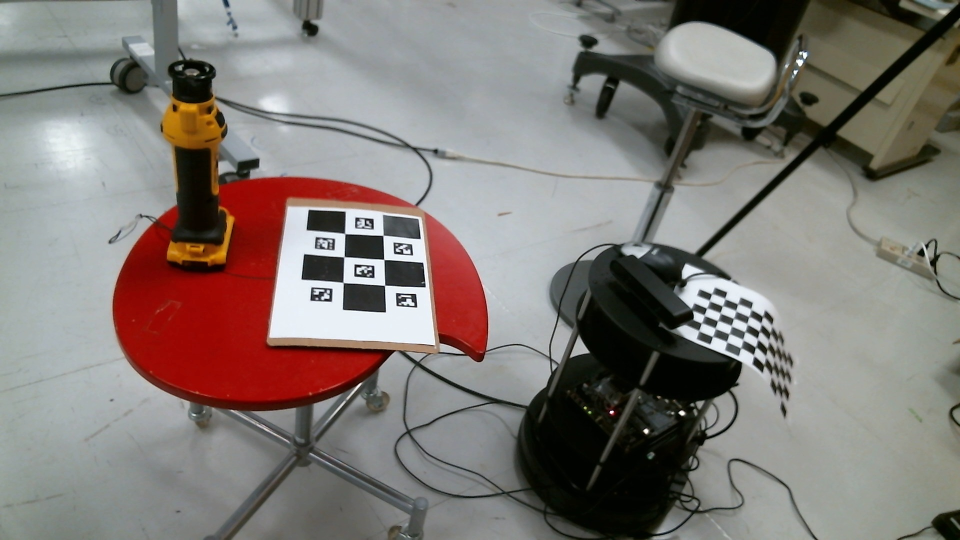
#> input picture Comparing/image/carpet/vertical/left/ToolBlack1.jpg, 1920 x 1080 px, given as the content of the folder omMotion/OpenMVG_OpenMVS/WholePipeline/SmallGreenTool/images, which was not available (shown at 1/2 size)
$ python -i brouillon.py   (imports and definitions only)
#> lines starting #> are read from the running program, lines starting #| are printed output that depends on the picture
'''
    This file contains functions that were meant to be used only once or twice but that are practical enough to be kept just in case
'''

import numpy as np
import cv2
import os
import json
from shutil import copyfile
from input_dir import INPUT_DIR


def really_apply_masks():
    output_dir = os.path.join(INPUT_DIR, '../masked').replace("\\","/")
    if not os.path.exists(output_dir):
        os.mkdir(output_dir)

    for (root_dir, dir_names, file_names) in os.walk(INPUT_DIR):
        nb_jpg = 0
        nb_png = 0
        for file_name in file_names:
            if file_name.endswith('.jpg'):

                image = cv2.imread(os.path.join(INPUT_DIR, file_name).replace("\\","/"))
#> image is the input picture: shape (1080, 1920, 3); mean B, G, R 117.5, 121.8, 128.7
                mask = cv2.imread(os.path.join(INPUT_DIR, file_name.split('.')[0] + '_mask.png').replace("\\","/"), 0)
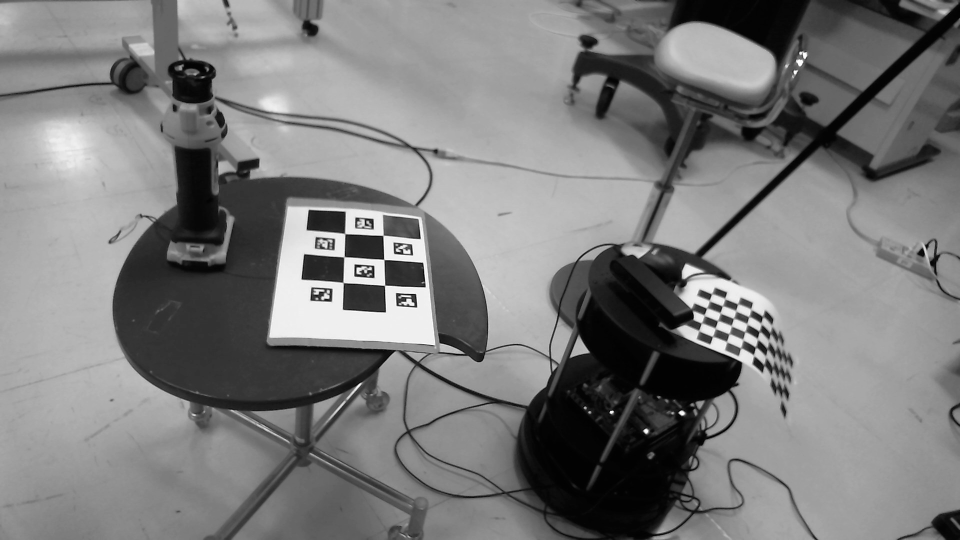
#> mask: shape (1080, 1920) (shown at 1/2 size); min 0, max 255, mean 123.4
                masked_image = cv2.bitwise_and(image,image,mask = mask)
                print(file_name)
                cv2.imwrite(os.path.join(output_dir, file_name.split('.')[0] + '_masked.jpg').replace("\\","/"), masked_image)
                while nb_jpg == 50:
                    # display the image and wait for a keypress
                    cv2.imshow("image", masked_image)
                    key = cv2.waitKey(1) & 0xFF
                    if key == ord("c"):
                    	break
                '''
                nb_jpg+=1
                if os.path.exists(os.path.join(INPUT_DIR, file_name.split('.')[0] + '_mask.png')):
                    print('{} is masked'.format(file_name))
                else:
                    print('{} is not not not masked'.format(file_name))
            if file_name.endswith('.png'):
                nb_png+=1
        print('JPG: {}'.format(nb_jpg))
        print('PNG: {}'.format(nb_png))
                '''

# [176 lines left out: functions get_aruco_infos, create_ts_n_Rs, bestize_me, unite_gan_images, adapt_bounding_boxes, rename_files and 4 more, not called in this run]

# [2 lines not run here, left out]

>>> result = really_apply_masks()

$ run again, on Comparing/image/carpet/vertical/output/OpenMVS/undistorted_images/ToolBlack11.jpg
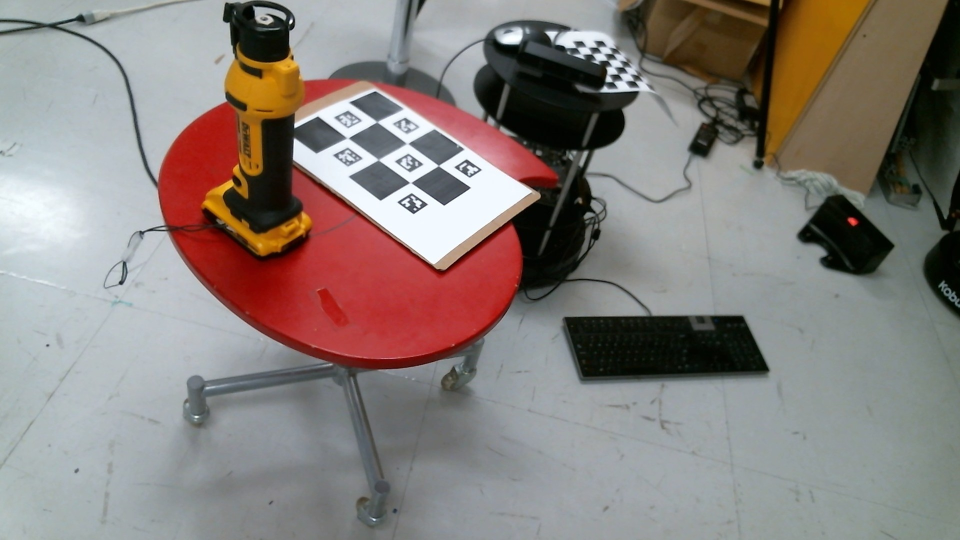
#> input picture Comparing/image/carpet/vertical/output/OpenMVS/undistorted_images/ToolBlack11.jpg, 1920 x 1080 px, given as the content of the folder omMotion/OpenMVG_OpenMVS/WholePipeline/SmallGreenTool/images, which was not available (shown at 1/2 size)
#> in really_apply_masks, image is the input picture: shape (1080, 1920, 3); mean B, G, R 123.2, 127.1, 135.7
#> in really_apply_masks, `mask = cv2.imread(os.path.join(INPUT_DIR, file_name.split('.')[0] + '_..`:
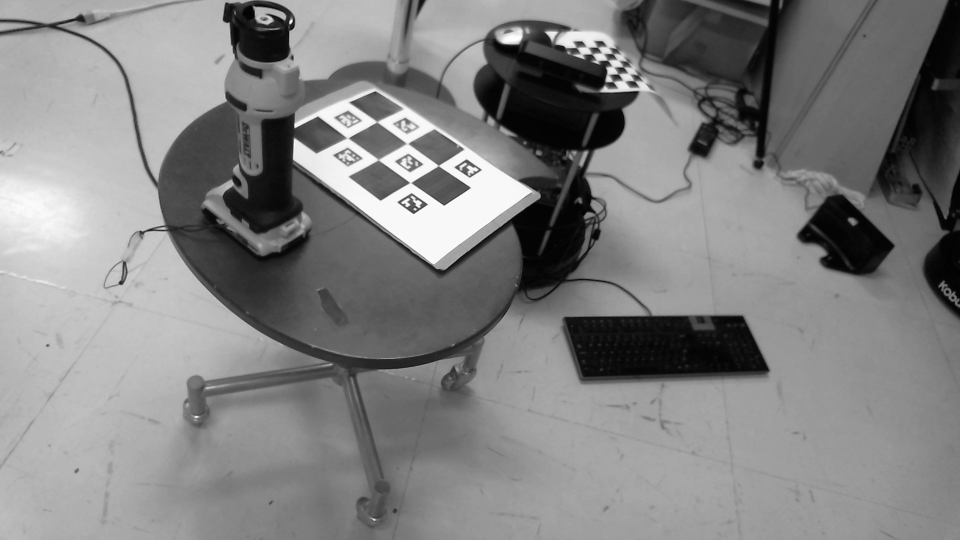
#> mask: shape (1080, 1920) (shown at 1/2 size); min 0, max 255, mean 129.2
